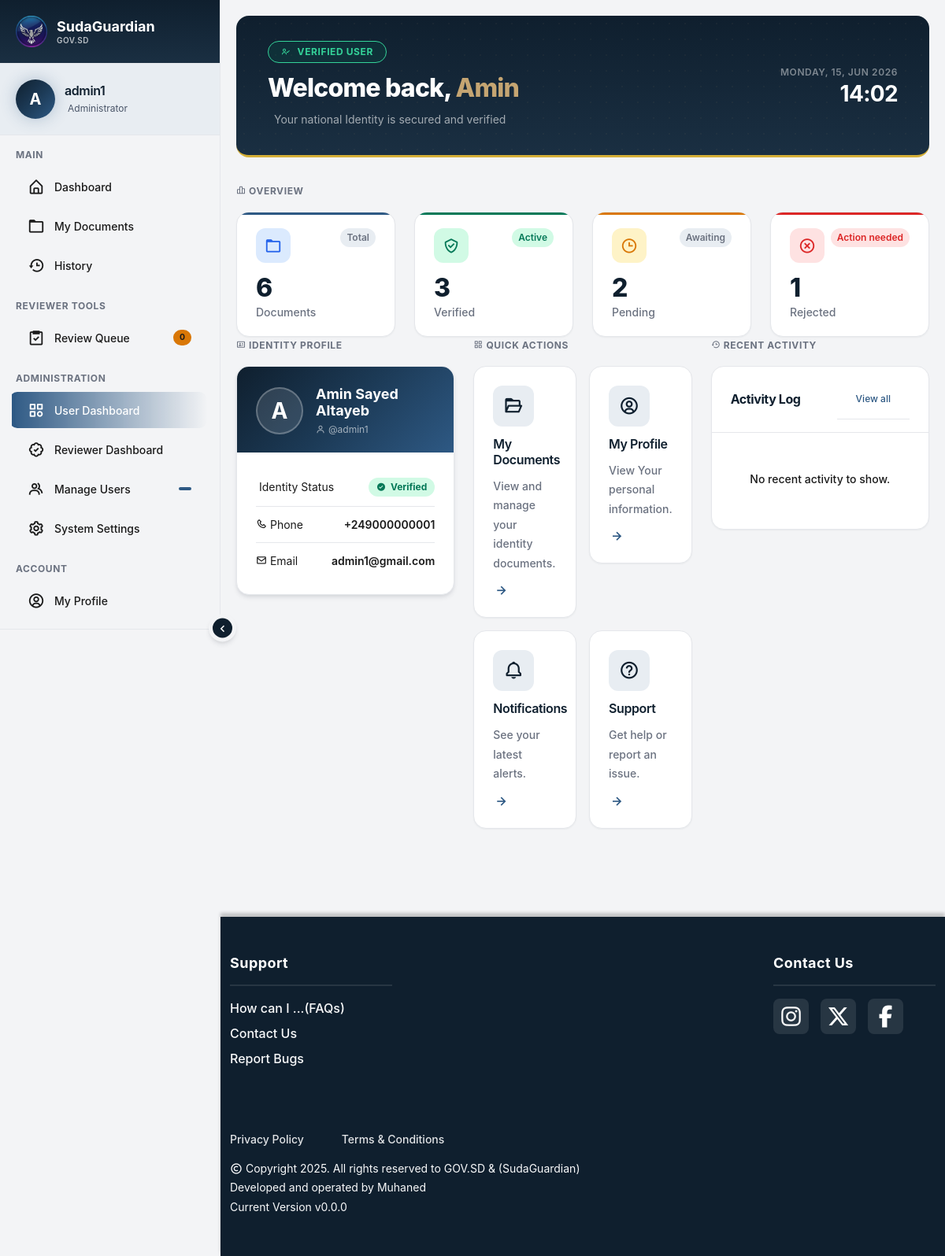
The app's page /user-dashboard (signed in) with its own data.
### tables this page shows
CREATE TABLE users (
    id INTEGER PRIMARY KEY AUTOINCREMENT,
    username TEXT NOT NULL UNIQUE,
    password_hash TEXT,
    national_id_hash TEXT NOT NULL,
    full_name TEXT NOT NULL,
    birthdate TEXT,
    contact_email TEXT NOT NULL UNIQUE,
    contact_phone TEXT NOT NULL UNIQUE,
    verification_status TEXT NOT NULL DEFAULT 'verified',
    verified_at DATETIME NOT NULL,
    national_id_fast TEXT NOT NULL UNIQUE,
    role TEXT CHECK (role IN ('admin', 'user', 'reviewer')) NOT NULL
    , profile_picture TEXT, address TEXT, email_verified INTEGER NOT NULL DEFAULT 1);

### app.py (the view)
@app.route("/user-dashboard")
@login_required
@roles_required("user", "admin")
def user_dashboard():
    return render_template("user_dashboard.html", user=current_user)

### templates/user_dashboard.html (shortened to what this page needs)
{% extends "layout.html" %}
{% block content %}
<div class="dashboard-wrapper">
    <div class="dashboard-header">
        <div class="dashboard-header-inner">
            <div class="dashboard-header-left">
                <div class="dashboard-role-badge user">
                        <i class='bx bx-user-check'></i> Verified User
                </div>
                    <h1>Welcome back, <span>{{ current_user.full_name.split()[0] }}</span></h1>
                    <p class="dashboard-header-sub"> Your national Identity is secured and verified</p>
            </div>
            <div class="dashboard-header-right">
                <div class="dashboard-header-date" id="Date">Loading...</div>
                <div class="dashboard-header-time" id="Clock">--:--</div>
            </div>
        </div>
    </div>
    <p class="dashboard-section-label"><i class='bx bx-bar-chart-alt-2'></i>
        Overview
    </p>
    <div class="row g-4 mb-6">
        <div class="col-6 col-md-3">
            <div class="stat-card accent-blue">
                <div class="stat-card-top">
                    <div class="stat-icon blue">
                        <i class='bx bx-folder'></i>
                    </div>
                    <span class="stat-trend flat">Total</span>
                </div>
                <div class="stat-value">6</div>
                <div class="stat-label">Documents</div>
            </div>
        </div>
        <div class="col-6 col-md-3">
            <div class="stat-card accent-green">
                <div class="stat-card-top">
                    <div class="stat-icon green"><i class='bx bx-check-shield'></i></div>
                    <span class="stat-trend up">Active</span>
                </div>
                <div class="stat-value">3</div>
                <div class="stat-label">Verified</div>
            </div>
        </div>
        <div class="col-6 col-md-3">
            <div class="stat-card accent-warn">
                <div class="stat-card-top">
                    <div class="stat-icon warn"><i class='bx bx-time'></i></div>
                    <span class="stat-trend flat">Awaiting</span>
                </div>
                <div class="stat-value">2</div>
                <div class="stat-label">Pending</div>
            </div>
        </div>
        <div class="col-6 col-md-3">
            <div class="stat-card accent-red">
                <div class="stat-card-top">
                    <div class="stat-icon red"><i class='bx bx-x-circle'></i></div>
                    <span class="stat-trend down">Action needed</span>
                </div>
                <div class="stat-value">1</div>
                <div class="stat-label">Rejected</div>
            </div>
        </div>
    </div>
    <div class="row g-4 mb-4">
        <div class="col-lg-4">
            <p class="dashboard-section-label"><i class='bx bx-id-card'></i>
                 Identity Profile
            </p>
            <div class="identity-panel">
                <div class="identity-panel-header">
                    <div class="id-avatar">
                        <span>{{ current_user.username[:1].upper() }}</span>
                    </div>
                    <div>
                        <p class="id-panel-name"> {{ current_user.full_name }} </p>
                        <span class="id-panel-sub">
                            <i class='bx bx-user'></i>
                            @{{ current_user.username }}
                        </span>
                    </div>
                </div>
                <div class="identity-panel-body">
                    <div class="id-row">
                        <span class="id-row-label"> Identity Status</span>
                        <span class="id-status-badge verified">
                            <i class='bx bxs-check-circle'></i> Verified
                        </span>
                    </div>
                    <div class="id-row">
                        <span class="id-row-label">
                            <i class='bx bx-phone'></i> Phone
                        </span>
                        <span class="id-row-value"> {{ current_user.contact_phone }} </span>
                    </div>
                    <div class="id-row">
                        <span class="id-row-label">
                            <i class='bx bx-envelope'></i> Email
                        </span>
                        <span class="id-row-value"> {{ current_user.contact_email }} </span>
                    </div>
                </div>
            </div>
        </div>
        <div class="col-lg-4">
            <p class="dashboard-section-label">
                <i class='bx bx-grid-alt'></i> Quick Actions
            </p>
            <div class="row g-3">
                <div class="col-6">
                    <a href="{{ url_for('my_documents') }}" class="action-card">
                        <div class="action-card-icon">
                          <i class='bx bx-folder-open'></i>
                        </div>
                        <h5>My Documents</h5>
                        <p>View and manage your identity documents.</p>
                        <i class='bx bx-right-arrow-alt action-card-arrow'></i>
                    </a>
                </div>
                <div class="col-6">
                    <a href="{{ url_for('my_profile') }}" class="action-card">
                        <div class="action-card-icon">
                          <i class='bx bx-user-circle'></i>
                        </div>
                        <h5>My Profile</h5>
                        <p>View Your personal information.</p>
                        <i class='bx bx-right-arrow-alt action-card-arrow'></i>
                    </a>
                </div>
                <div class="col-6">
                    <a href="{{ url_for('notifications') }}" class="action-card">
                        <div class="action-card-icon">
                          <i class='bx bx-bell'></i>
                        </div>
                        <h5>Notifications</h5>
                        <p>See your latest alerts.</p>
                        <i class='bx bx-right-arrow-alt action-card-arrow'></i>
                    </a>
                </div>
                <div class="col-6">
                    <a href="{{ url_for('help_and_support') }}" class="action-card">
                        <div class="action-card-icon">
                          <i class='bx bx-help-circle'></i>
                        </div>
                        <h5>Support</h5>
                        <p>Get help or report an issue.</p>
                        <i class='bx bx-right-arrow-alt action-card-arrow'></i>
                    </a>
                </div>
            </div>
        </div>
        <div class="col-lg-4">
            <p class="dashboard-section-label">
                <i class='bx bx-history'></i> Recent Activity
            </p>
            <div class="activity-list">
                <div class="activity-list-header">
                    <h4>Activity Log</h4>
                    <a href="{{ url_for('history') }}">View all</a>
                </div>
                    {% if history %}
                        {% for activity in history %}
                        <div class="activity-item">
                            {% if activity.type == 'document_upload' %}
                            <div class="activity-dot-col">
                                <span class="activity-dot blue"></span>
                            </div>
                            {% elif activity.type == 'verification' %}
                                <div class="activity-dot-col">
                                <span class="activity-dot green"></span>
                            </div>
                            {% elif activity.type == 'rejection' %}
                                <div class="activity-dot-col">
                                <span class="activity-dot red"></span>
                            </div>
                            {% else %}
                                <div class="activity-dot-col">
                                <span class="activity-dot gold"></span>
                            </div>
                            {% endif %}
                            <span class="activity-dot-line"></span>
                        </div>
                        <div >
                            <p class="activity-text"> {{ activity.description }} </p>
                            <span class="activity-time"> {{ activity.time }} </span>
                        </div>
                        {% endfor %}
                    {% else %}
                        <p class="activity-text no-activity">No recent activity to show.</p>
                    {% endif %}
            </div>
        </div>
    </div>
</div>
{% endblock %}

### templates/sidebar.html (shortened to what this page needs)
{% block head %}
<link rel="stylesheet" href="{{ url_for('static', filename='css/sidebar.css') }}">
{% endblock %}
<aside class="offcanvas-lg offcanvas-start sidebar collapsed" id="sidebar">
    <div class="sidebar-header">
        <div class="sidebar-brand">
            <img src="{{ url_for('static', filename='logo.png') }}" alt="SudaGuardian Logo" class="sidebar-logo">
            <div class="sidebar-brand-text">
                <span class="sidebar-name">SudaGuardian</span>
                <span class="sidebar-subtitle">GOV.SD</span>
            </div>
        </div>
    </div>
    <div class="sidebar-user">
        <div class="user-avatar">
            <span>{{ current_user.username[:1].upper() }}</span>
        </div>
        <div class="user-info">
            <h6 class="user-name">{{ current_user.username }}</h6>
            <span class="user-role">
                {% if current_user.role == 'admin' %}
                 Administrator
                {% elif current_user.role == 'reviewer' %}
                <i class='bx bx-check-circle'></i> Document Reviewer
                {% else %}
                <i class='bx bx-user'></i> Citizen
                {% endif %}
            </span>
        </div>
    </div>
    <div class="sidebar-menu">
        <div class="menu-section">
            <span class="menu-section-title">Main</span>
            <a href="/{{ current_user.role }}-dashboard" class="menu-item">
                <i class='bx bx-home-alt'></i>
                <span class="menu-text">Dashboard</span>
            </a>
            <a href="{{ url_for('my_documents') }}" class="menu-item">
                <i class='bx bx-folder'></i>
                <span class="menu-text">My Documents</span>
            </a>
            <a href="{{ url_for('history') }}" class="menu-item">
                <i class='bx bx-history'></i>
                <span class="menu-text">History</span>
            </a>
        </div>
        {% if current_user.role == 'reviewer' or current_user.role == 'admin' %}
        <div class="menu-section">
            <span class="menu-section-title">Reviewer Tools</span>
            <a href="{{ url_for('review_queue') }}" class="menu-item">
                <i class='bx bx-task'></i>
                <span class="menu-text">Review Queue</span>
                <span class="menu-badge badge-warning">{{ pending_users|length }}</span>
            </a>
        </div>
        {% endif %}
        {% if current_user.role == 'admin' %}
        <div class="menu-section">
            <span class="menu-section-title">Administration</span>
            <a href="{{ url_for('user_dashboard') }}" class="menu-item">
                <i class="bx bx-category"></i>
                <span class="menu-text">User Dashboard</span>
            </a>
            <a href="{{ url_for('reviewer_dashboard') }}" class="menu-item">
                <i class="bx bx-badge-check"></i>
                <span class="menu-text">Reviewer Dashboard</span>
            </a>
            <a href="{{ url_for('manage_users') }}" class="menu-item">
                <i class='bx bx-group'></i>
                <span class="menu-text">Manage Users</span>
                <span class="menu-badge">{{ total_users }}</span>
            </a>
            <a href="{{ url_for('system_settings') }}" class="menu-item">
                <i class='bx bx-cog'></i>
                <span class="menu-text">System Settings</span>
            </a>
        </div>
        {% endif %}
        <div class="menu-section">
            <span class="menu-section-title">Account</span>
            <a href="{{ url_for('my_profile') }}" class="menu-item">
                <i class='bx bx-user-circle'></i>
                <span class="menu-text">My Profile</span>
            </a>
            <a href="{{ url_for('help_and_support') }}" class="menu-item">
            </a>
        </div>
    </div>
    <div class="sidebar-footer">
    </div>
</aside>
<button class="sidebar-toggle-btn d-none d-lg-flex" id="sidebarToggle">
    <i class="bx bx-chevron-right" id="toggleIcon"></i>
</button>

### records on screen
users: username "A", username "admin1", full_name "Amin", full_name "Amin Sayed Altayeb", contact_phone "+249000000001", contact_email "admin1@gmail.com"

### other values on screen
{{ pending_users|length }} "0"
